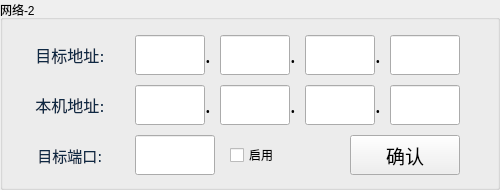
  <widget class="QGroupBox" name="gBoxAble_2">
   <property name="enabled">
    <bool>true</bool>
   </property>
   <property name="geometry">
    <rect>
     <x>510</x>
     <y>50</y>
     <width>500</width>
     <height>190</height>
    </rect>
   </property>
   <property name="focusPolicy">
    <enum>Qt::NoFocus</enum>
   </property>
   <property name="styleSheet">
    <string notr="true"/>
   </property>
   <property name="title">
    <string>网络-2</string>
   </property>
   <property name="checkable">
    <bool>false</bool>
   </property>
   <property name="checked">
    <bool>false</bool>
   </property>
   <widget class="QLabel" name="lbSpot_12">
    <property name="geometry">
     <rect>
      <x>375</x>
      <y>85</y>
      <width>10</width>
      <height>40</height>
     </rect>
    </property>
    <property name="font">
     <font>
      <family>文泉驿等宽微米黑</family>
      <pointsize>16</pointsize>
      <weight>50</weight>
      <italic>false</italic>
      <bold>false</bold>
     </font>
    </property>
    <property name="text">
     <string>.</string>
    </property>
   </widget>
   <widget class="QLabel" name="lbDesAddr_3">
    <property name="geometry">
     <rect>
      <x>10</x>
      <y>85</y>
      <width>120</width>
      <height>40</height>
     </rect>
    </property>
    <property name="font">
     <font>
      <family>DejaVu Sans</family>
      <pointsize>12</pointsize>
      <weight>50</weight>
      <italic>false</italic>
      <bold>false</bold>
     </font>
    </property>
    <property name="styleSheet">
     <string notr="true">QLabel{
font: 12pt &quot;DejaVu Sans&quot;;
color:rgb(15, 41, 68);
}</string>
    </property>
    <property name="text">
     <string>本机地址:</string>
    </property>
    <property name="alignment">
     <set>Qt::AlignCenter</set>
    </property>
   </widget>
   <widget class="QLabel" name="lbSpot_10">
    <property name="geometry">
     <rect>
      <x>205</x>
      <y>85</y>
      <width>10</width>
      <height>40</height>
     </rect>
    </property>
    <property name="font">
     <font>
      <family>文泉驿等宽微米黑</family>
      <pointsize>16</pointsize>
      <weight>50</weight>
      <italic>false</italic>
      <bold>false</bold>
     </font>
    </property>
    <property name="text">
     <string>.</string>
    </property>
   </widget>
   <widget class="QLineEdit" name="lineEditHostIP_5">
    <property name="geometry">
     <rect>
      <x>135</x>
      <y>85</y>
      <width>70</width>
      <height>40</height>
     </rect>
    </property>
    <property name="font">
     <font>
      <family>文泉驿等宽微米黑</family>
      <pointsize>14</pointsize>
      <weight>50</weight>
      <italic>false</italic>
      <bold>false</bold>
     </font>
    </property>
    <property name="focusPolicy">
     <enum>Qt::ClickFocus</enum>
    </property>
    <property name="contextMenuPolicy">
     <enum>Qt::NoContextMenu</enum>
    </property>
    <property name="text">
     <string/>
    </property>
    <property name="maxLength">
     <number>3</number>
    </property>
    <property name="echoMode">
     <enum>QLineEdit::Normal</enum>
    </property>
    <property name="alignment">
     <set>Qt::AlignRight|Qt::AlignTrailing|Qt::AlignVCenter</set>
    </property>
   </widget>
   <widget class="QLineEdit" name="lineEditHostIP_6">
    <property name="geometry">
     <rect>
      <x>220</x>
      <y>85</y>
      <width>70</width>
      <height>40</height>
     </rect>
    </property>
    <property name="font">
     <font>
      <family>文泉驿等宽微米黑</family>
      <pointsize>14</pointsize>
      <weight>50</weight>
      <italic>false</italic>
      <bold>false</bold>
     </font>
    </property>
    <property name="focusPolicy">
     <enum>Qt::ClickFocus</enum>
    </property>
    <property name="contextMenuPolicy">
     <enum>Qt::NoContextMenu</enum>
    </property>
    <property name="text">
     <string/>
    </property>
    <property name="maxLength">
     <number>3</number>
    </property>
    <property name="echoMode">
     <enum>QLineEdit::Normal</enum>
    </property>
    <property name="alignment">
     <set>Qt::AlignRight|Qt::AlignTrailing|Qt::AlignVCenter</set>
    </property>
   </widget>
   <widget class="QLineEdit" name="lineEditHostIP_7">
    <property name="geometry">
     <rect>
      <x>305</x>
      <y>85</y>
      <width>70</width>
      <height>40</height>
     </rect>
    </property>
    <property name="font">
     <font>
      <family>文泉驿等宽微米黑</family>
      <pointsize>14</pointsize>
      <weight>50</weight>
      <italic>false</italic>
      <bold>false</bold>
     </font>
    </property>
    <property name="focusPolicy">
     <enum>Qt::ClickFocus</enum>
    </property>
    <property name="contextMenuPolicy">
     <enum>Qt::NoContextMenu</enum>
    </property>
    <property name="text">
     <string/>
    </property>
    <property name="maxLength">
     <number>3</number>
    </property>
    <property name="echoMode">
     <enum>QLineEdit::Normal</enum>
    </property>
    <property name="alignment">
     <set>Qt::AlignRight|Qt::AlignTrailing|Qt::AlignVCenter</set>
    </property>
   </widget>
   <widget class="QLabel" name="lbSpot_11">
    <property name="geometry">
     <rect>
      <x>290</x>
      <y>85</y>
      <width>10</width>
      <height>40</height>
     </rect>
    </property>
    <property name="font">
     <font>
      <family>文泉驿等宽微米黑</family>
      <pointsize>16</pointsize>
      <weight>50</weight>
      <italic>false</italic>
      <bold>false</bold>
     </font>
    </property>
    <property name="text">
     <string>.</string>
    </property>
   </widget>
   <widget class="QLineEdit" name="lineEditHostIP_8">
    <property name="geometry">
     <rect>
      <x>390</x>
      <y>85</y>
      <width>70</width>
      <height>40</height>
     </rect>
    </property>
    <property name="font">
     <font>
      <family>文泉驿等宽微米黑</family>
      <pointsize>14</pointsize>
      <weight>50</weight>
      <italic>false</italic>
      <bold>false</bold>
     </font>
    </property>
    <property name="focusPolicy">
     <enum>Qt::ClickFocus</enum>
    </property>
    <property name="contextMenuPolicy">
     <enum>Qt::NoContextMenu</enum>
    </property>
    <property name="text">
     <string/>
    </property>
    <property name="maxLength">
     <number>3</number>
    </property>
    <property name="echoMode">
     <enum>QLineEdit::Normal</enum>
    </property>
    <property name="alignment">
     <set>Qt::AlignRight|Qt::AlignTrailing|Qt::AlignVCenter</set>
    </property>
   </widget>
   <widget class="QLineEdit" name="lineEditDesIP_5">
    <property name="geometry">
     <rect>
      <x>135</x>
      <y>35</y>
      <width>70</width>
      <height>40</height>
     </rect>
    </property>
    <property name="font">
     <font>
      <family>文泉驿等宽微米黑</family>
      <pointsize>14</pointsize>
      <weight>50</weight>
      <italic>false</italic>
      <bold>false</bold>
     </font>
    </property>
    <property name="focusPolicy">
     <enum>Qt::ClickFocus</enum>
    </property>
    <property name="contextMenuPolicy">
     <enum>Qt::NoContextMenu</enum>
    </property>
    <property name="text">
     <string/>
    </property>
    <property name="maxLength">
     <number>3</number>
    </property>
    <property name="echoMode">
     <enum>QLineEdit::Normal</enum>
    </property>
    <property name="alignment">
     <set>Qt::AlignRight|Qt::AlignTrailing|Qt::AlignVCenter</set>
    </property>
   </widget>
   <widget class="QLineEdit" name="lineEditDesIP_6">
    <property name="geometry">
     <rect>
      <x>220</x>
      <y>35</y>
      <width>70</width>
      <height>40</height>
     </rect>
    </property>
    <property name="font">
     <font>
      <family>文泉驿等宽微米黑</family>
      <pointsize>14</pointsize>
      <weight>50</weight>
      <italic>false</italic>
      <bold>false</bold>
     </font>
    </property>
    <property name="focusPolicy">
     <enum>Qt::ClickFocus</enum>
    </property>
    <property name="contextMenuPolicy">
     <enum>Qt::NoContextMenu</enum>
    </property>
    <property name="text">
     <string/>
    </property>
    <property name="maxLength">
     <number>3</number>
    </property>
    <property name="echoMode">
     <enum>QLineEdit::Normal</enum>
    </property>
    <property name="alignment">
     <set>Qt::AlignRight|Qt::AlignTrailing|Qt::AlignVCenter</set>
    </property>
   </widget>
   <widget class="QLabel" name="lbDesAddr_4">
    <property name="geometry">
     <rect>
      <x>10</x>
      <y>35</y>
      <width>120</width>
      <height>40</height>
     </rect>
    </property>
    <property name="font">
     <font>
      <family>DejaVu Sans</family>
      <pointsize>12</pointsize>
      <weight>50</weight>
      <italic>false</italic>
      <bold>false</bold>
     </font>
    </property>
    <property name="styleSheet">
     <string notr="true">QLabel{
font: 12pt &quot;DejaVu Sans&quot;;
color:rgb(15, 41, 68);
}</string>
    </property>
    <property name="text">
     <string>目标地址:</string>
    </property>
    <property name="alignment">
     <set>Qt::AlignCenter</set>
    </property>
   </widget>
   <widget class="QLabel" name="lbPort_2">
    <property name="geometry">
     <rect>
      <x>10</x>
      <y>135</y>
      <width>120</width>
      <height>40</height>
     </rect>
    </property>
    <property name="font">
     <font>
      <family>DejaVu Sans</family>
      <pointsize>11</pointsize>
      <weight>50</weight>
      <italic>false</italic>
      <bold>false</bold>
     </font>
    </property>
    <property name="styleSheet">
     <string notr="true">QLabel{
font: 11pt &quot;DejaVu Sans&quot;;
color:rgb(15, 41, 68);
}</string>
    </property>
    <property name="text">
     <string>目标端口:</string>
    </property>
    <property name="alignment">
     <set>Qt::AlignCenter</set>
    </property>
   </widget>
   <widget class="QLineEdit" name="lineEditPort_2">
    <property name="geometry">
     <rect>
      <x>135</x>
      <y>135</y>
      <width>80</width>
      <height>40</height>
     </rect>
    </property>
    <property name="font">
     <font>
      <family>文泉驿等宽微米黑</family>
      <pointsize>14</pointsize>
      <weight>50</weight>
      <italic>false</italic>
      <bold>false</bold>
     </font>
    </property>
    <property name="focusPolicy">
     <enum>Qt::ClickFocus</enum>
    </property>
    <property name="contextMenuPolicy">
     <enum>Qt::NoContextMenu</enum>
    </property>
    <property name="styleSheet">
     <string notr="true"/>
    </property>
    <property name="text">
     <string/>
    </property>
    <property name="maxLength">
     <number>6</number>
    </property>
    <property name="echoMode">
     <enum>QLineEdit::Normal</enum>
    </property>
    <property name="alignment">
     <set>Qt::AlignRight|Qt::AlignTrailing|Qt::AlignVCenter</set>
    </property>
   </widget>
   <widget class="QLineEdit" name="lineEditDesIP_7">
    <property name="geometry">
     <rect>
      <x>305</x>
      <y>35</y>
      <width>70</width>
      <height>40</height>
     </rect>
    </property>
    <property name="font">
     <font>
      <family>文泉驿等宽微米黑</family>
      <pointsize>14</pointsize>
      <weight>50</weight>
      <italic>false</italic>
      <bold>false</bold>
     </font>
    </property>
    <property name="focusPolicy">
     <enum>Qt::ClickFocus</enum>
    </property>
    <property name="contextMenuPolicy">
     <enum>Qt::NoContextMenu</enum>
    </property>
    <property name="text">
     <string/>
    </property>
    <property name="maxLength">
     <number>3</number>
    </property>
    <property name="echoMode">
     <enum>QLineEdit::Normal</enum>
    </property>
    <property name="alignment">
     <set>Qt::AlignRight|Qt::AlignTrailing|Qt::AlignVCenter</set>
    </property>
   </widget>
   <widget class="QLabel" name="lbSpot_9">
    <property name="geometry">
     <rect>
      <x>375</x>
      <y>35</y>
      <width>10</width>
      <height>40</height>
     </rect>
    </property>
    <property name="font">
     <font>
      <family>文泉驿等宽微米黑</family>
      <pointsize>16</pointsize>
      <weight>50</weight>
      <italic>false</italic>
      <bold>false</bold>
     </font>
    </property>
    <property name="text">
     <string>.</string>
    </property>
   </widget>
   <widget class="QLabel" name="lbSpot_8">
    <property name="geometry">
     <rect>
      <x>290</x>
      <y>35</y>
      <width>10</width>
      <height>40</height>
     </rect>
    </property>
    <property name="font">
     <font>
      <family>文泉驿等宽微米黑</family>
      <pointsize>16</pointsize>
      <weight>50</weight>
      <italic>false</italic>
      <bold>false</bold>
     </font>
    </property>
    <property name="text">
     <string>.</string>
    </property>
   </widget>
   <widget class="QLineEdit" name="lineEditDesIP_8">
    <property name="geometry">
     <rect>
      <x>390</x>
      <y>35</y>
      <width>70</width>
      <height>40</height>
     </rect>
    </property>
    <property name="font">
     <font>
      <family>文泉驿等宽微米黑</family>
      <pointsize>14</pointsize>
      <weight>50</weight>
      <italic>false</italic>
      <bold>false</bold>
     </font>
    </property>
    <property name="focusPolicy">
     <enum>Qt::ClickFocus</enum>
    </property>
    <property name="contextMenuPolicy">
     <enum>Qt::NoContextMenu</enum>
    </property>
    <property name="text">
     <string/>
    </property>
    <property name="maxLength">
     <number>3</number>
    </property>
    <property name="echoMode">
     <enum>QLineEdit::Normal</enum>
    </property>
    <property name="alignment">
     <set>Qt::AlignRight|Qt::AlignTrailing|Qt::AlignVCenter</set>
    </property>
   </widget>
   <widget class="QLabel" name="lbSpot_7">
    <property name="geometry">
     <rect>
      <x>205</x>
      <y>35</y>
      <width>10</width>
      <height>40</height>
     </rect>
    </property>
    <property name="font">
     <font>
      <family>文泉驿等宽微米黑</family>
      <pointsize>16</pointsize>
      <weight>50</weight>
      <italic>false</italic>
      <bold>false</bold>
     </font>
    </property>
    <property name="text">
     <string>.</string>
    </property>
   </widget>
   <widget class="QToolButton" name="tBtnNetWorkOk_2">
    <property name="geometry">
     <rect>
      <x>350</x>
      <y>135</y>
      <width>110</width>
      <height>40</height>
     </rect>
    </property>
    <property name="font">
     <font>
      <family>DejaVu Sans</family>
      <pointsize>14</pointsize>
      <weight>50</weight>
      <italic>false</italic>
      <bold>false</bold>
     </font>
    </property>
    <property name="focusPolicy">
     <enum>Qt::NoFocus</enum>
    </property>
    <property name="text">
     <string>确认</string>
    </property>
    <property name="icon">
     <iconset resource="../image.qrc">
      <normaloff>:/Image/ok.png</normaloff>:/Image/ok.png</iconset>
    </property>
    <property name="iconSize">
     <size>
      <width>30</width>
      <height>30</height>
     </size>
    </property>
    <property name="toolButtonStyle">
     <enum>Qt::ToolButtonTextBesideIcon</enum>
    </property>
   </widget>
   <widget class="QCheckBox" name="checkBox_2">
    <property name="geometry">
     <rect>
      <x>230</x>
      <y>135</y>
      <width>110</width>
      <height>40</height>
     </rect>
    </property>
    <property name="text">
     <string>启用</string>
    </property>
   </widget>
  </widget>
